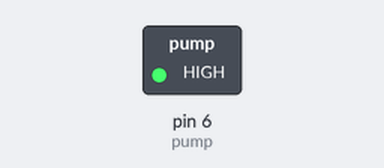
The sketch below on a simulated Arduino Uno, built with avr-gcc and run on an emulated ATmega328P. On the bench: switched loads named in the sketch (green lamp = pin HIGH). Dashed ring = blinking.

Above: at 0.5 s.
Timing chart, 0 to 4.6 s (numbered marks = the images above):
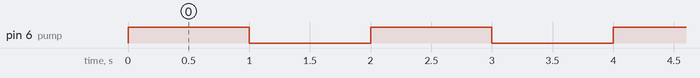

Measured:
- by itself, pin 6 (pump): alternates HIGH for 1.0 s and LOW for 1.0 s

The sketch:

pump_test.ino
```cpp
int pump=6; //declaring the pin for the pump

void setup() {
  pinMode(pump,OUTPUT); //initializing the pump pin for output.

}

void loop() {
  digitalWrite(pump,HIGH); //starts the pump;
  delay(1000); //pumps water for 1second (1000 milliseconds)
  digitalWrite(pump,LOW); // stops the pump
  delay(1000); //waits one second before loop restarts;

}
```
